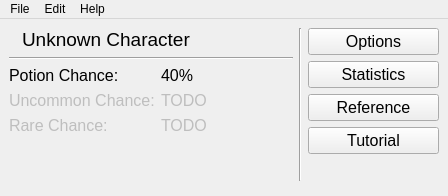
<?xml version="1.0" encoding="UTF-8"?>
<ui version="4.0">
 <class>MainWindow</class>
 <widget class="QMainWindow" name="MainWindow">
  <property name="geometry">
   <rect>
    <x>0</x>
    <y>0</y>
    <width>448</width>
    <height>196</height>
   </rect>
  </property>
  <property name="sizePolicy">
   <sizepolicy hsizetype="Minimum" vsizetype="Minimum">
    <horstretch>0</horstretch>
    <verstretch>0</verstretch>
   </sizepolicy>
  </property>
  <property name="windowTitle">
   <string>SpireTool</string>
  </property>
  <property name="windowIcon">
   <iconset resource="../../resources/resources.qrc">
    <normaloff>:/logo/logo32.png</normaloff>:/logo/logo32.png</iconset>
  </property>
  <widget class="QWidget" name="centralwidget">
   <layout class="QGridLayout" name="gridLayout">
    <item row="0" column="3" rowspan="7">
     <layout class="QVBoxLayout" name="verticalLayout">
      <item>
       <widget class="QPushButton" name="button_options">
        <property name="font">
         <font>
          <pointsize>12</pointsize>
         </font>
        </property>
        <property name="text">
         <string>Options</string>
        </property>
        <property name="icon">
         <iconset resource="../../resources/resources.qrc">
          <normaloff>:/icons/gear.svg</normaloff>:/icons/gear.svg</iconset>
        </property>
        <property name="iconSize">
         <size>
          <width>24</width>
          <height>24</height>
         </size>
        </property>
       </widget>
      </item>
      <item>
       <widget class="QPushButton" name="button_stats">
        <property name="font">
         <font>
          <pointsize>12</pointsize>
         </font>
        </property>
        <property name="text">
         <string>Statistics</string>
        </property>
        <property name="icon">
         <iconset resource="../../resources/resources.qrc">
          <normaloff>:/icons/stats.svg</normaloff>:/icons/stats.svg</iconset>
        </property>
        <property name="iconSize">
         <size>
          <width>24</width>
          <height>24</height>
         </size>
        </property>
       </widget>
      </item>
      <item>
       <widget class="QPushButton" name="button_reference">
        <property name="font">
         <font>
          <pointsize>12</pointsize>
         </font>
        </property>
        <property name="text">
         <string>Reference</string>
        </property>
        <property name="icon">
         <iconset resource="../../resources/resources.qrc">
          <normaloff>:/icons/book.svg</normaloff>:/icons/book.svg</iconset>
        </property>
        <property name="iconSize">
         <size>
          <width>24</width>
          <height>24</height>
         </size>
        </property>
       </widget>
      </item>
      <item>
       <widget class="QPushButton" name="button_tutorial">
        <property name="font">
         <font>
          <pointsize>12</pointsize>
         </font>
        </property>
        <property name="text">
         <string>Tutorial</string>
        </property>
        <property name="icon">
         <iconset resource="../../resources/resources.qrc">
          <normaloff>:/icons/help.svg</normaloff>:/icons/help.svg</iconset>
        </property>
        <property name="iconSize">
         <size>
          <width>24</width>
          <height>24</height>
         </size>
        </property>
       </widget>
      </item>
      <item>
       <spacer name="verticalSpacer">
        <property name="orientation">
         <enum>Qt::Vertical</enum>
        </property>
        <property name="sizeHint" stdset="0">
         <size>
          <width>20</width>
          <height>0</height>
         </size>
        </property>
       </spacer>
      </item>
     </layout>
    </item>
    <item row="0" column="0" colspan="2">
     <layout class="QHBoxLayout" name="horizontalLayout">
      <item>
       <widget class="QLabel" name="label_char_image">
        <property name="text">
         <string/>
        </property>
        <property name="pixmap">
         <pixmap resource="../../resources/resources.qrc">:/icons/silent.svg</pixmap>
        </property>
       </widget>
      </item>
      <item>
       <widget class="QLabel" name="label_char">
        <property name="font">
         <font>
          <pointsize>14</pointsize>
          <weight>50</weight>
          <bold>false</bold>
         </font>
        </property>
        <property name="text">
         <string>Unknown Character</string>
        </property>
       </widget>
      </item>
      <item>
       <spacer name="horizontalSpacer">
        <property name="orientation">
         <enum>Qt::Horizontal</enum>
        </property>
        <property name="sizeHint" stdset="0">
         <size>
          <width>40</width>
          <height>20</height>
         </size>
        </property>
       </spacer>
      </item>
     </layout>
    </item>
    <item row="2" column="0">
     <widget class="QLabel" name="label_3">
      <property name="font">
       <font>
        <pointsize>12</pointsize>
       </font>
      </property>
      <property name="text">
       <string>Potion Chance:</string>
      </property>
     </widget>
    </item>
    <item row="3" column="0">
     <widget class="QLabel" name="label_5">
      <property name="enabled">
       <bool>false</bool>
      </property>
      <property name="font">
       <font>
        <pointsize>12</pointsize>
       </font>
      </property>
      <property name="text">
       <string>Uncommon Chance:</string>
      </property>
     </widget>
    </item>
    <item row="4" column="0">
     <widget class="QLabel" name="label_7">
      <property name="enabled">
       <bool>false</bool>
      </property>
      <property name="font">
       <font>
        <pointsize>12</pointsize>
       </font>
      </property>
      <property name="text">
       <string>Rare Chance:</string>
      </property>
     </widget>
    </item>
    <item row="2" column="1">
     <widget class="QLabel" name="label_pc">
      <property name="font">
       <font>
        <pointsize>12</pointsize>
       </font>
      </property>
      <property name="text">
       <string>40%</string>
      </property>
     </widget>
    </item>
    <item row="3" column="1">
     <widget class="QLabel" name="label_uc">
      <property name="enabled">
       <bool>false</bool>
      </property>
      <property name="font">
       <font>
        <pointsize>12</pointsize>
       </font>
      </property>
      <property name="text">
       <string>TODO</string>
      </property>
     </widget>
    </item>
    <item row="4" column="1">
     <widget class="QLabel" name="label_rc">
      <property name="enabled">
       <bool>false</bool>
      </property>
      <property name="font">
       <font>
        <pointsize>12</pointsize>
       </font>
      </property>
      <property name="text">
       <string>TODO</string>
      </property>
     </widget>
    </item>
    <item row="1" column="0" colspan="2">
     <widget class="Line" name="line_2">
      <property name="orientation">
       <enum>Qt::Horizontal</enum>
      </property>
     </widget>
    </item>
    <item row="5" column="0" colspan="2">
     <spacer name="verticalSpacer_2">
      <property name="orientation">
       <enum>Qt::Vertical</enum>
      </property>
      <property name="sizeHint" stdset="0">
       <size>
        <width>20</width>
        <height>0</height>
       </size>
      </property>
     </spacer>
    </item>
    <item row="0" column="2" rowspan="6">
     <widget class="Line" name="line">
      <property name="orientation">
       <enum>Qt::Vertical</enum>
      </property>
     </widget>
    </item>
   </layout>
  </widget>
  <widget class="QMenuBar" name="menubar">
   <property name="geometry">
    <rect>
     <x>0</x>
     <y>0</y>
     <width>448</width>
     <height>21</height>
    </rect>
   </property>
   <widget class="QMenu" name="menuFile">
    <property name="title">
     <string>File</string>
    </property>
    <addaction name="actionQuit"/>
   </widget>
   <widget class="QMenu" name="menuEdit">
    <property name="title">
     <string>Edit</string>
    </property>
    <addaction name="actionOptions"/>
   </widget>
   <widget class="QMenu" name="menuHelp">
    <property name="title">
     <string>Help</string>
    </property>
    <addaction name="actionTutorial"/>
    <addaction name="separator"/>
    <addaction name="actionAbout"/>
   </widget>
   <addaction name="menuFile"/>
   <addaction name="menuEdit"/>
   <addaction name="menuHelp"/>
  </widget>
  <action name="actionQuit">
   <property name="text">
    <string>Quit</string>
   </property>
   <property name="shortcut">
    <string>Ctrl+Q</string>
   </property>
  </action>
  <action name="actionOptions">
   <property name="text">
    <string>Options</string>
   </property>
   <property name="shortcut">
    <string>O</string>
   </property>
  </action>
  <action name="actionTutorial">
   <property name="text">
    <string>Tutorial</string>
   </property>
  </action>
  <action name="actionAbout">
   <property name="text">
    <string>About</string>
   </property>
  </action>
 </widget>
 <resources>
  <include location="../../resources/resources.qrc"/>
 </resources>
 <connections>
  <connection>
   <sender>actionOptions</sender>
   <signal>triggered()</signal>
   <receiver>MainWindow</receiver>
   <slot>showOptionsWindow()</slot>
   <hints>
    <hint type="sourcelabel">
     <x>-1</x>
     <y>-1</y>
    </hint>
    <hint type="destinationlabel">
     <x>115</x>
     <y>72</y>
    </hint>
   </hints>
  </connection>
  <connection>
   <sender>actionQuit</sender>
   <signal>triggered()</signal>
   <receiver>MainWindow</receiver>
   <slot>close()</slot>
   <hints>
    <hint type="sourcelabel">
     <x>-1</x>
     <y>-1</y>
    </hint>
    <hint type="destinationlabel">
     <x>115</x>
     <y>72</y>
    </hint>
   </hints>
  </connection>
  <connection>
   <sender>actionTutorial</sender>
   <signal>triggered()</signal>
   <receiver>MainWindow</receiver>
   <slot>showTutorialWindow()</slot>
   <hints>
    <hint type="sourcelabel">
     <x>-1</x>
     <y>-1</y>
    </hint>
    <hint type="destinationlabel">
     <x>115</x>
     <y>72</y>
    </hint>
   </hints>
  </connection>
  <connection>
   <sender>actionAbout</sender>
   <signal>triggered()</signal>
   <receiver>MainWindow</receiver>
   <slot>showAboutWindow()</slot>
   <hints>
    <hint type="sourcelabel">
     <x>-1</x>
     <y>-1</y>
    </hint>
    <hint type="destinationlabel">
     <x>115</x>
     <y>72</y>
    </hint>
   </hints>
  </connection>
  <connection>
   <sender>button_stats</sender>
   <signal>clicked()</signal>
   <receiver>MainWindow</receiver>
   <slot>showStatsWindow()</slot>
   <hints>
    <hint type="sourcelabel">
     <x>304</x>
     <y>94</y>
    </hint>
    <hint type="destinationlabel">
     <x>182</x>
     <y>96</y>
    </hint>
   </hints>
  </connection>
  <connection>
   <sender>button_options</sender>
   <signal>clicked()</signal>
   <receiver>MainWindow</receiver>
   <slot>showOptionsWindow()</slot>
   <hints>
    <hint type="sourcelabel">
     <x>372</x>
     <y>45</y>
    </hint>
    <hint type="destinationlabel">
     <x>223</x>
     <y>97</y>
    </hint>
   </hints>
  </connection>
  <connection>
   <sender>button_tutorial</sender>
   <signal>clicked()</signal>
   <receiver>MainWindow</receiver>
   <slot>showTutorialWindow()</slot>
   <hints>
    <hint type="sourcelabel">
     <x>372</x>
     <y>153</y>
    </hint>
    <hint type="destinationlabel">
     <x>223</x>
     <y>97</y>
    </hint>
   </hints>
  </connection>
  <connection>
   <sender>button_reference</sender>
   <signal>clicked()</signal>
   <receiver>MainWindow</receiver>
   <slot>showReferenceWindow()</slot>
   <hints>
    <hint type="sourcelabel">
     <x>372</x>
     <y>117</y>
    </hint>
    <hint type="destinationlabel">
     <x>223</x>
     <y>97</y>
    </hint>
   </hints>
  </connection>
 </connections>
 <slots>
  <slot>showOptionsWindow()</slot>
  <slot>showTutorialWindow()</slot>
  <slot>showAboutWindow()</slot>
  <slot>showStatsWindow()</slot>
  <slot>showReferenceWindow()</slot>
 </slots>
</ui>
